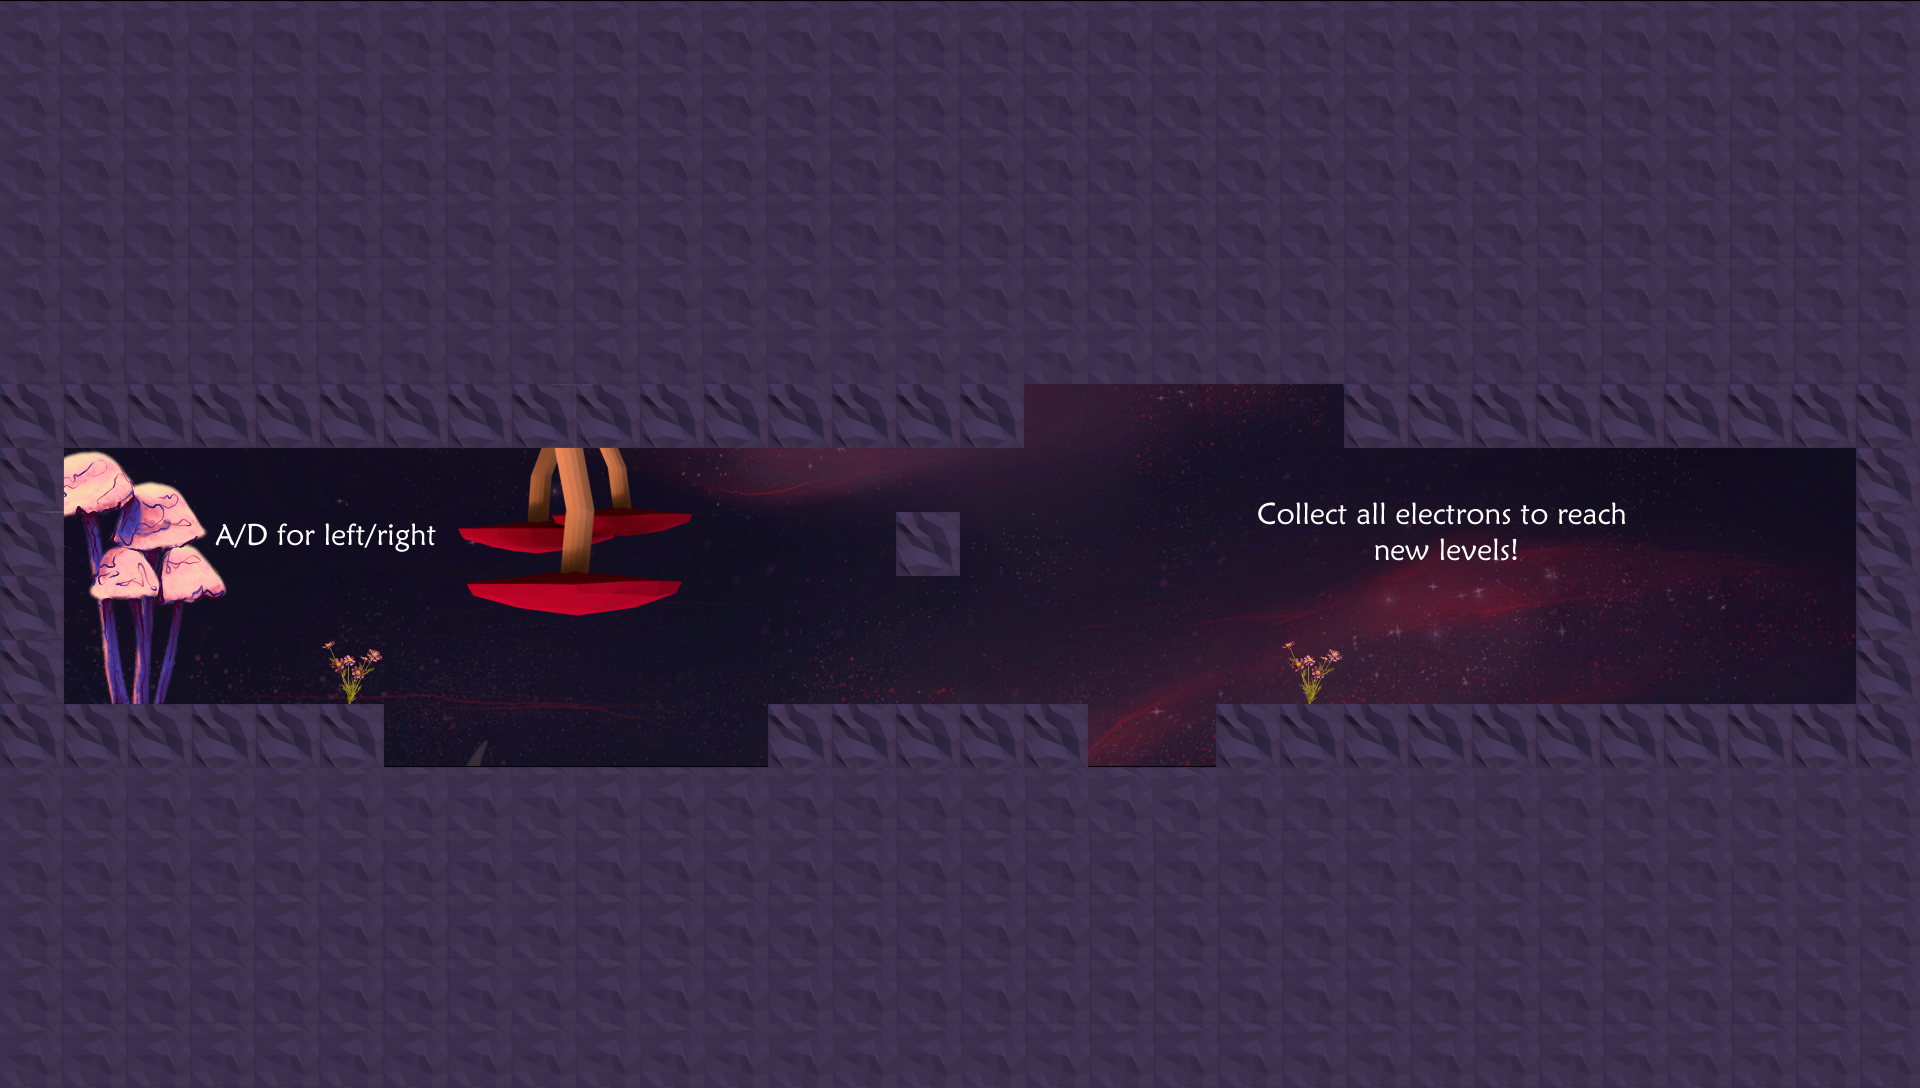

The image is a tile-based game level rendered from a .tmx file. Its description and complete source (layers, tilesets, objects, tile grids) follow:
An orthogonal 30x17 tile map with 64x64 px tiles, 1 tile layer (Tile Layer 1), 8 tilesets, 9 image layers and 20 objects (11x Damage, Player, Box, TimerText, Score, ...).

<map version="1.10" tiledversion="1.10.2" orientation="orthogonal" renderorder="right-down" width="30" height="17" tilewidth="64" tileheight="64" infinite="0" nextlayerid="38" nextobjectid="202">
 <tileset firstgid="1" name="TileSet_environment" tilewidth="64" tileheight="64" tilecount="192" columns="12">
  <image source="Assets/TileSet_environment.png" width="781" height="1025" />
 </tileset>
 <tileset firstgid="193" name="Boxes (4)" tilewidth="256" tileheight="256" tilecount="1" columns="1">
  <image source="Assets/Boxes (4).png" width="256" height="256" />
 </tileset>
 <tileset firstgid="194" name="barry" tilewidth="48" tileheight="48" tilecount="7" columns="7">
  <image source="barry.png" width="336" height="48" />
 </tileset>
 <tileset firstgid="201" name="spike" tilewidth="256" tileheight="256" tilecount="1" columns="1">
  <image source="Assets/1spike.png" width="256" height="256" />
 </tileset>
 <tileset firstgid="202" name="Tile_Dirt_1" tilewidth="64" tileheight="64" tilecount="1" columns="1">
  <image source="Assets/Tile_Dirt_1.png" width="64" height="64" />
 </tileset>
 <tileset firstgid="203" name="BlackHole" tilewidth="256" tileheight="256" tilecount="1" columns="1">
  <image source="Assets/BlackHole.png" width="256" height="256" />
 </tileset>
 <tileset firstgid="204" name="electron" tilewidth="256" tileheight="256" tilecount="1" columns="1">
  <image source="electron.png" width="256" height="256" />
 </tileset>
 <tileset firstgid="205" name="Player2" tilewidth="360" tileheight="530" tilecount="14" columns="14">
  <image source="Player2.png" width="5040" height="530" />
 </tileset>
 <imagelayer id="23" name="bg">
  <image source="Assets/Background.png" width="1920" height="1080" />
 </imagelayer>
 <imagelayer id="29" name="Image Layer 4" offsetx="448" offsety="384">
  <image source="Assets/Tile_Shroom_2.png" width="256" height="256" />
 </imagelayer>
 <imagelayer id="28" name="Image Layer 3" offsetx="320" offsety="640">
  <image source="Assets/Flower (4).png" width="64" height="64" />
 </imagelayer>
 <imagelayer id="30" name="Copy of Image Layer 3" offsetx="1280" offsety="640">
  <image source="Assets/Flower (4).png" width="64" height="64" />
 </imagelayer>
 <imagelayer id="25" name="Image Layer 2" offsetx="0" offsety="448">
  <image source="Assets/Shroom (1).png" width="256" height="256" />
 </imagelayer>
 <imagelayer id="37" name="Copy of Image Layer 8" offsetx="0" offsety="766">
  <image source="top.png" width="1927" height="384" />
 </imagelayer>
 <layer id="24" name="Tile Layer 1" width="30" height="17">
  <data encoding="csv">
0,0,0,0,0,0,0,0,0,0,0,0,0,0,0,0,0,0,0,0,0,0,0,0,0,0,0,0,0,0,
0,0,0,0,0,0,0,0,0,0,0,0,0,0,0,0,0,0,0,0,0,0,0,0,0,0,0,0,0,0,
0,0,0,0,0,0,0,0,0,0,0,0,0,0,0,0,0,0,0,0,0,0,0,0,0,0,0,0,0,0,
0,0,0,0,0,0,0,0,0,0,0,0,0,0,0,0,0,0,0,0,0,0,0,0,0,0,0,0,0,0,
0,0,0,0,0,0,0,0,0,0,0,0,0,0,0,0,0,0,0,0,0,0,0,0,0,0,0,0,0,0,
0,0,0,0,0,0,0,0,0,0,0,0,0,0,0,0,0,0,0,0,0,0,0,0,0,0,0,0,0,0,
7,7,7,7,7,7,7,7,7,7,7,7,7,7,7,7,0,0,0,0,0,7,7,7,7,7,7,7,7,7,
7,0,0,0,0,0,0,0,0,0,0,0,0,0,0,0,0,0,0,0,0,0,0,0,0,0,0,0,0,7,
7,0,0,0,0,0,0,0,0,0,0,0,0,0,7,0,0,0,0,0,0,0,0,0,0,0,0,0,0,7,
7,0,0,0,0,0,0,0,0,0,0,0,0,0,0,0,0,0,0,0,0,0,0,0,0,0,0,0,0,7,
7,0,0,0,0,0,0,0,0,0,0,0,0,0,0,0,0,0,0,0,0,0,0,0,0,0,0,0,0,7,
7,7,7,7,7,7,0,0,0,0,0,0,7,7,7,7,7,0,0,7,7,7,7,7,7,7,7,7,7,7,
0,0,0,0,0,0,0,0,0,0,0,0,0,0,0,0,0,202,202,0,0,0,0,0,0,0,0,0,0,0,
0,0,0,0,0,0,0,0,0,0,0,0,0,0,0,0,0,0,0,0,0,0,0,0,0,0,0,0,0,0,
0,0,0,0,0,0,0,0,0,0,0,0,0,0,0,0,0,0,0,0,0,0,0,0,0,0,0,0,0,0,
0,0,0,0,0,0,0,0,0,0,0,0,0,0,0,0,0,0,0,0,0,0,0,0,0,0,0,0,0,0,
0,0,0,0,0,0,0,0,0,0,0,0,0,0,0,0,0,0,0,0,0,0,0,0,0,0,0,0,0,0
</data>
 </layer>
 <objectgroup id="11" name="Object Layer 1" offsetx="0" offsety="-0.0909091">
  <object id="201" type="Player" gid="205" x="188.5" y="685.773" width="67.2479" height="102.182">
   <properties>
    <property name="collectiblesNeeded" type="int" value="1" />
    <property name="speed" type="float" value="5" />
   </properties>
  </object>
  <object id="119" type="Box" gid="193" x="896" y="704" width="64" height="64" />
  <object id="177" type="Damage" gid="201" x="576" y="768" width="64" height="64" />
  <object id="178" type="TimerText" x="0" y="0" width="1920" height="1080" visible="0" />
  <object id="179" type="Score" x="23.1531" y="23.4312" width="1920" height="1080" visible="0">
   <properties>
    <property name="load" value="0" />
   </properties>
  </object>
  <object id="181" type="TutCheckpoint" gid="203" x="1600" y="704" width="256" height="256">
   <properties>
    <property name="collectiblesNeeded" type="int" value="1" />
   </properties>
  </object>
  <object id="182" type="Damage" gid="201" x="512" y="768" width="64" height="64" />
  <object id="183" type="Damage" gid="201" x="448" y="768" width="64" height="64" />
  <object id="184" type="Damage" gid="201" x="640" y="768" width="64" height="64" />
  <object id="185" type="Damage" gid="201" x="384" y="768" width="64" height="64" />
  <object id="186" type="Damage" gid="201" x="704" y="768" width="64" height="64" />
  <object id="187" type="Damage" gid="1073742025" x="1024" y="448" width="64" height="64" />
  <object id="188" type="Damage" gid="1073742025" x="1088" y="448" width="64" height="64" />
  <object id="189" type="Damage" gid="1073742025" x="1152" y="448" width="64" height="64" />
  <object id="191" type="Damage" gid="1073742025" x="1216" y="448" width="64" height="64" />
  <object id="192" type="Damage" gid="1073742025" x="1280" y="448" width="64" height="64" />
  <object id="195" x="437.5" y="785.091" width="294.333" height="38">
   <text fontfamily="Maiandra GD" pixelsize="33" wrap="1" color="#ffffff" halign="center" valign="center">Spikes reset levels</text>
  </object>
  <object id="197" x="773.833" y="715.758" width="310.333" height="38.6667">
   <text fontfamily="Maiandra GD" pixelsize="33" wrap="1" color="#ffffff" halign="center" valign="center">You can push boxes!</text>
  </object>
  <object id="198" x="1026.83" y="781.758" width="280.333" height="27.6667">
   <text fontfamily="Maiandra GD" pixelsize="33" wrap="1" color="#ffffff" halign="center" valign="center">R also resets levels</text>
  </object>
  <object id="200" type="Collectible" gid="204" x="1412" y="638.091" width="64" height="64" />
 </objectgroup>
 <imagelayer id="33" name="Image Layer 6" offsetx="206" offsety="506">
  <image source="Assets/ad.png" width="253" height="62" />
 </imagelayer>
 <imagelayer id="34" name="Image Layer 7" offsetx="1253" offsety="488.03">
  <image source="Assets/elec.png" width="389" height="89" />
 </imagelayer>
 <imagelayer id="36" name="Image Layer 8" offsetx="-2.5" offsety="0">
  <image source="top.png" width="1927" height="384" />
 </imagelayer>
</map>
